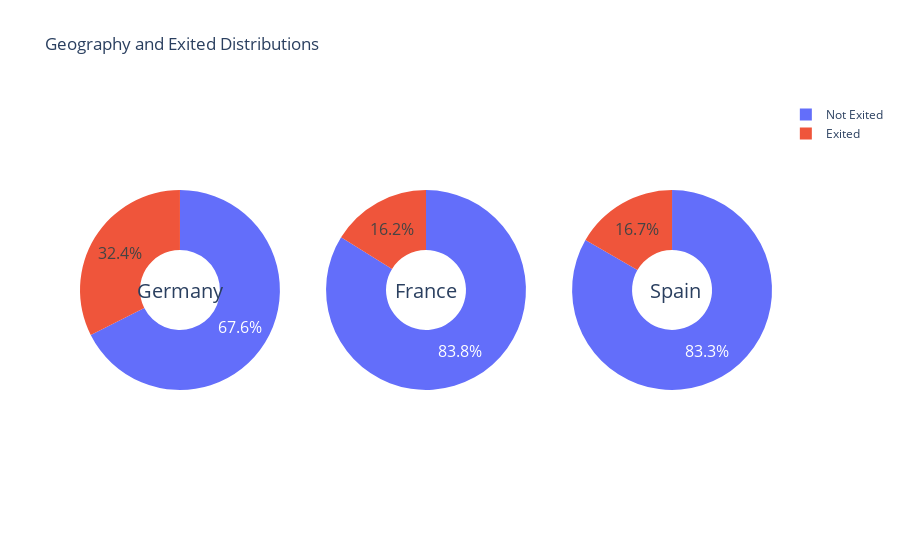

Source (notebook cell):
### Code cell
l_labels = ['Not Exited','Exited']
r_labels = ['Not Exited','Exited']
fig = make_subplots(rows = 1,
                   cols = 3,
                   specs = [[{'type' : 'domain'}, {'type' : 'domain'},{'type' : 'domain'}]])
fig.add_trace(go.Pie(labels = l_labels,
                     values = churn_df[churn_df['Geography']=='Germany']['Exited'].value_counts(),
                     name = 'Exited'),
              1, 1)
fig.add_trace(go.Pie(labels = r_labels,
                     values = churn_df[churn_df['Geography']=='France']['Exited'].value_counts(),
                     name = 'Exited'),
             1, 2)
fig.add_trace(go.Pie(labels = r_labels,
                     values = churn_df[churn_df['Geography']=='Spain']['Exited'].value_counts(),
                     name = 'Exited'),
             1, 3)
fig.update_traces(hole = .4, 
                  hoverinfo = "label+percent+name",
                  textfont_size = 16)

fig.update_layout(title_text = 'Geography and Exited Distributions',
                  annotations = [dict(text = 'Germany',
                                      x = 0.08,
                                      y = 0.5,
                                      font_size = 20,
                                      showarrow = False),
                                dict(text = 'France',
                                     x = 0.5,
                                     y = 0.5,
                                     font_size = 20,
                                    showarrow = False),
                                dict(text = 'Spain',
                                     x = 0.9,
                                     y = 0.5,
                                     font_size = 20,
                                    showarrow = False)])
fig.show()

### Figure 1 — Plotly figure (JSON) as saved in the notebook; plotly's stock layout.template omitted (floating-point values rounded to 4 significant figures)
{"data": [{"domain": {"x": [0, 0.2889], "y": [0, 1]}, "hole": 0.4, "hoverinfo": "label+percent+name", "labels": ["Not Exited", "Exited"], "name": "Exited", "textfont": {"size": 16}, "type": "pie", "values": [1695, 814]}, {"domain": {"x": [0.3556, 0.6444], "y": [0, 1]}, "hole": 0.4, "hoverinfo": "label+percent+name", "labels": ["Not Exited", "Exited"], "name": "Exited", "textfont": {"size": 16}, "type": "pie", "values": [4204, 810]}, {"domain": {"x": [0.7111, 1], "y": [0, 1]}, "hole": 0.4, "hoverinfo": "label+percent+name", "labels": ["Not Exited", "Exited"], "name": "Exited", "textfont": {"size": 16}, "type": "pie", "values": [2064, 413]}], "layout": {"annotations": [{"font": {"size": 20}, "showarrow": false, "text": "Germany", "x": 0.08, "y": 0.5}, {"font": {"size": 20}, "showarrow": false, "text": "France", "x": 0.5, "y": 0.5}, {"font": {"size": 20}, "showarrow": false, "text": "Spain", "x": 0.9, "y": 0.5}], "title": {"text": "Geography and Exited Distributions"}}}
